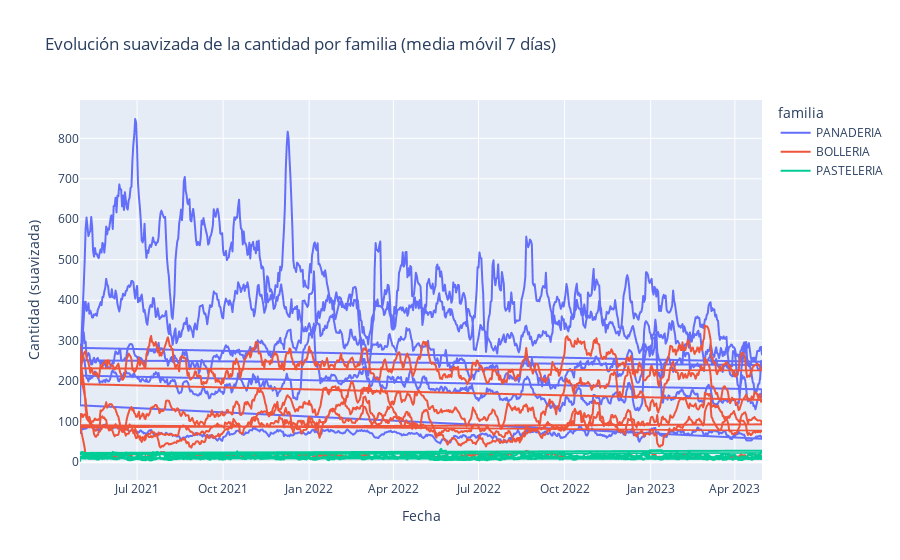

Here is the notebook cell this chart was saved with:
### Markdown cell above
10. Se que hay mucho ruido, pero ¿a simple vista crees que hay tendencia y/o estacionalidad en las series temporales anteriores?

### Code cell
# Calculamos la media móvil de 7 días para suavizar la cantidad de ventas
# Se hace por familia para mantener la tendencia de cada grupo
vt['cantidad_suave'] = vt.groupby('familia')['cantidad'].transform(lambda x: x.rolling(window=7, min_periods=1).mean())

# Creamos un gráfico de líneas de la cantidad suavizada
fig = px.line(vt, x='fecha_venta', y='cantidad_suave', color='familia',
              title='Evolución suavizada de la cantidad por familia (media móvil 7 días)',
              labels={'cantidad_suave': 'Cantidad (suavizada)', 'fecha_venta': 'Fecha'})

# Mostramos el gráfico
fig.show()

### Figure 1 — Plotly figure (JSON) as saved in the notebook; plotly's stock layout.template omitted (floating-point values rounded to 4 significant figures; data arrays with more than 128 entries replaced by an {"elided": "..."} marker saying what was removed)
{"data": [{"hovertemplate": "familia=PANADERIA<br>Fecha=%{x}<br>Cantidad (suavizada)=%{y}<extra></extra>", "legendgroup": "PANADERIA", "line": {"color": "#636efa", "dash": "solid"}, "marker": {"symbol": "circle"}, "mode": "lines", "name": "PANADERIA", "showlegend": true, "type": "scattergl", "x": {"elided": "3650 str values"}, "xaxis": "x", "y": {"elided": "3650 float values"}, "yaxis": "y"}, {"hovertemplate": "familia=BOLLERIA<br>Fecha=%{x}<br>Cantidad (suavizada)=%{y}<extra></extra>", "legendgroup": "BOLLERIA", "line": {"color": "#EF553B", "dash": "solid"}, "marker": {"symbol": "circle"}, "mode": "lines", "name": "BOLLERIA", "showlegend": true, "type": "scattergl", "x": {"elided": "3644 str values"}, "xaxis": "x", "y": {"elided": "3644 float values"}, "yaxis": "y"}, {"hovertemplate": "familia=PASTELERIA<br>Fecha=%{x}<br>Cantidad (suavizada)=%{y}<extra></extra>", "legendgroup": "PASTELERIA", "line": {"color": "#00cc96", "dash": "solid"}, "marker": {"symbol": "circle"}, "mode": "lines", "name": "PASTELERIA", "showlegend": true, "type": "scattergl", "x": {"elided": "3028 str values"}, "xaxis": "x", "y": {"elided": "3028 float values"}, "yaxis": "y"}], "layout": {"legend": {"title": {"text": "familia"}, "tracegroupgap": 0}, "title": {"text": "Evolución suavizada de la cantidad por familia (media móvil 7 días)"}, "xaxis": {"anchor": "y", "domain": [0, 1], "title": {"text": "Fecha"}}, "yaxis": {"anchor": "x", "domain": [0, 1], "title": {"text": "Cantidad (suavizada)"}}}}
